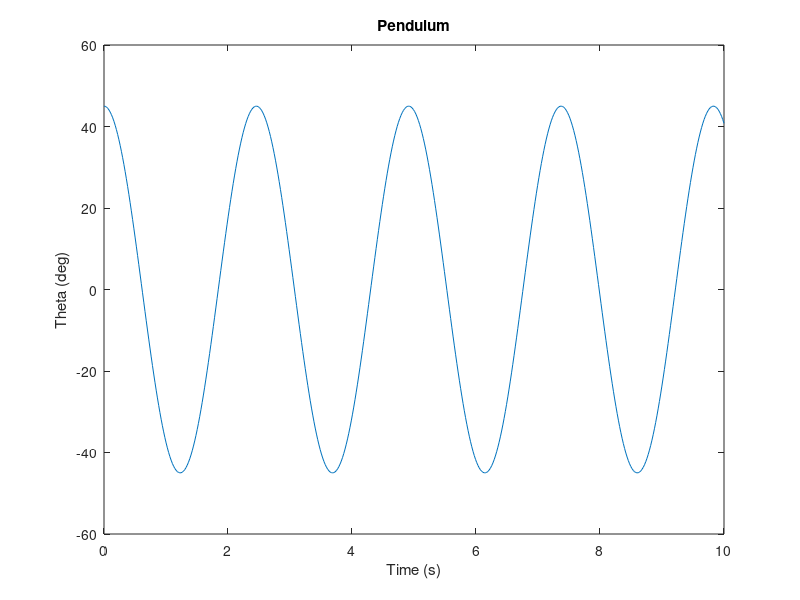

The MATLAB source for this figure:
theta_0 = pi/4;
vel_0 = 0;
g = 9.80665;
l = 1.5; % 0.5m pendulum arm

y = linspace(0, 10, 500);
plot(y, (theta_0)*cos(sqrt(g/l) * y) * 180 / pi);
xlabel('Time (s)');
ylabel('Theta (deg)');
title('Pendulum');


% plot(linspace(0, 10), (pi)*cos(sqrt(9.8/0.5) * linspace(0, 10)) * 180 / pi)